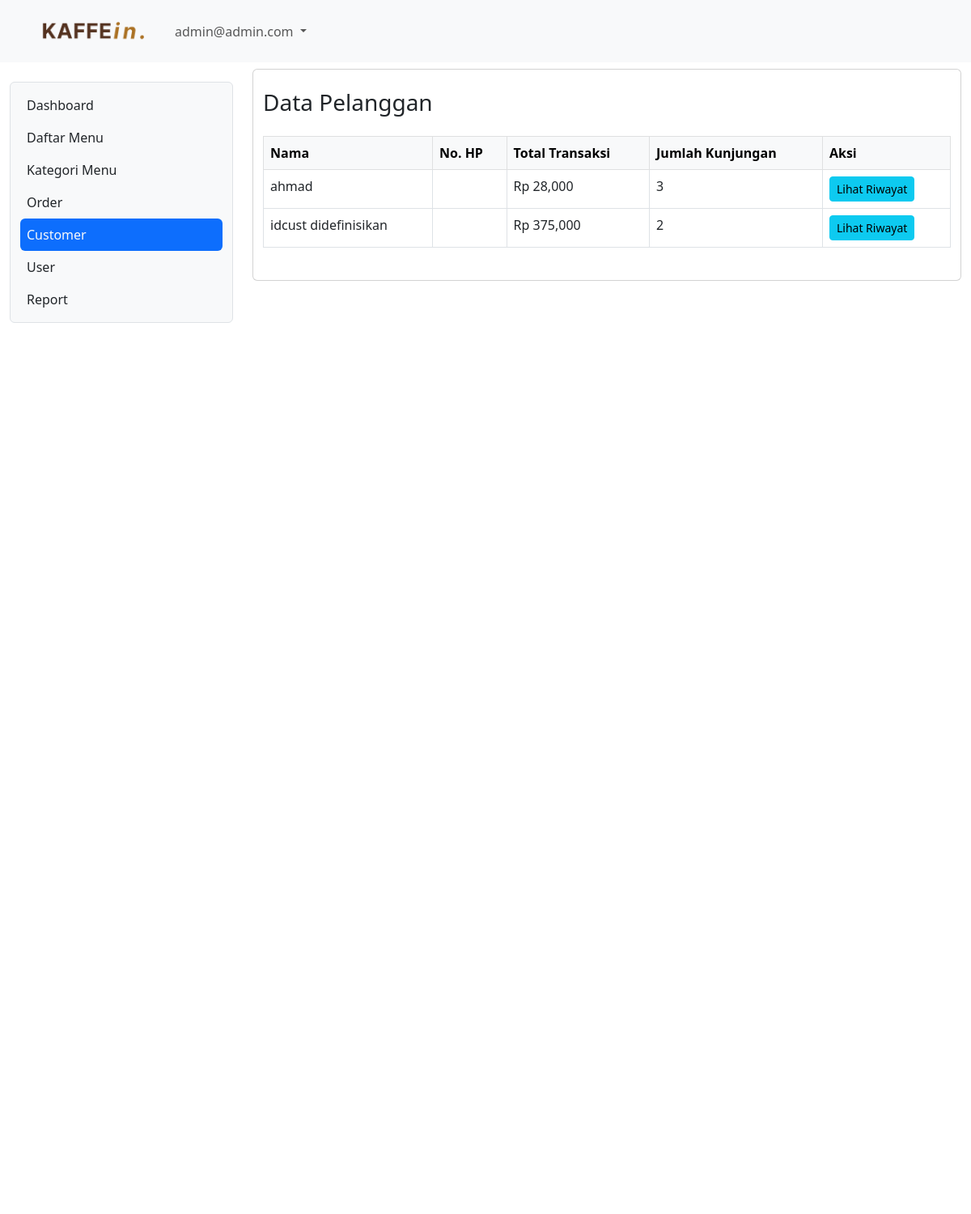
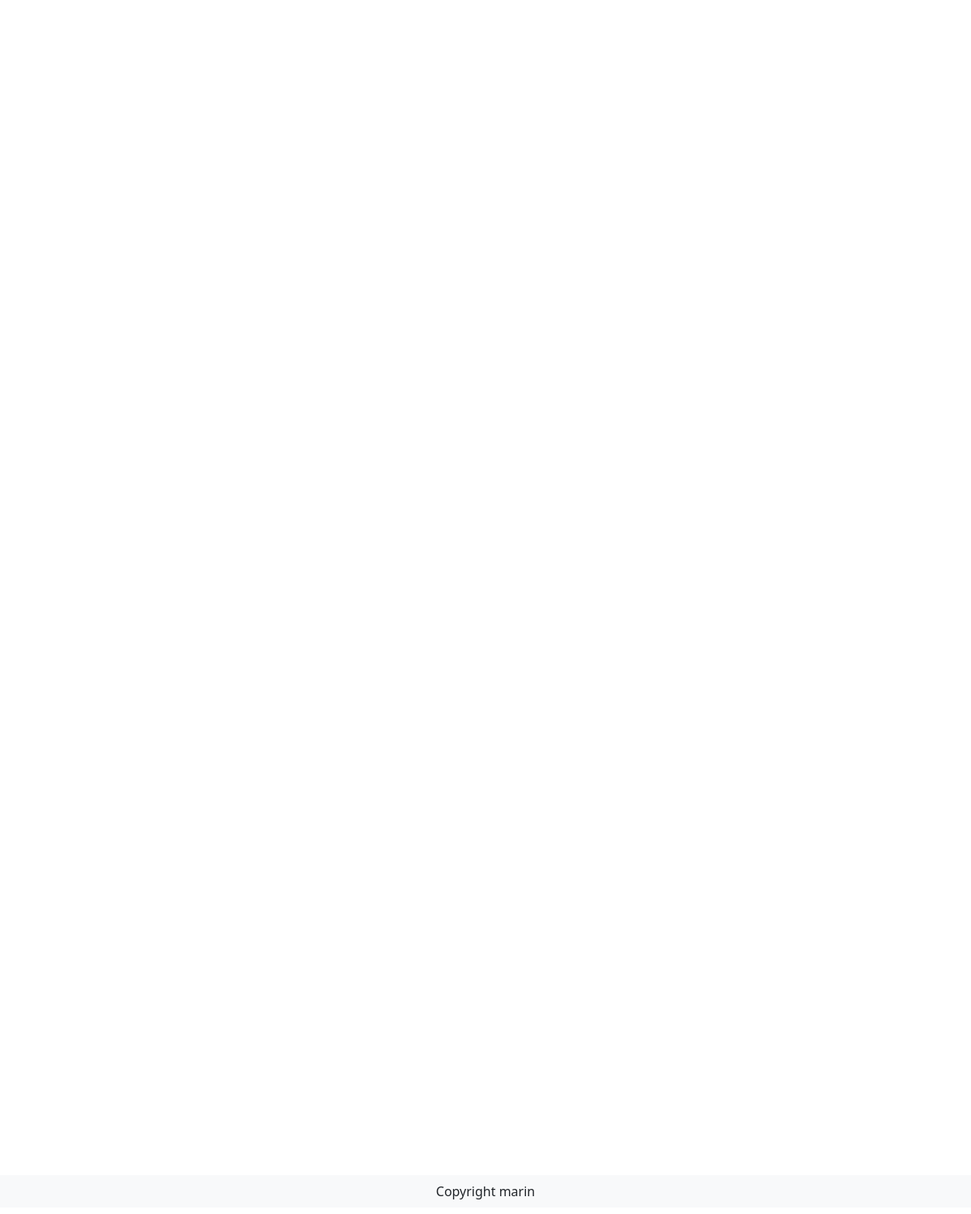
Page /customer (signed in) on the committed database (2 pictures, top to bottom).
### tables this page shows
CREATE TABLE `tb_user` (
  `id` int(11) NOT NULL,
  `nama` varchar(200) DEFAULT NULL,
  `username` varchar(200) DEFAULT NULL,
  `password` varchar(200) DEFAULT NULL,
  `level` int(1) DEFAULT NULL,
  `nohp` varchar(15) DEFAULT NULL,
  `alamat` varchar(300) DEFAULT NULL
);

CREATE TABLE `tb_customer` (
  `id_customer` int(11) NOT NULL,
  `nama` varchar(100) DEFAULT NULL,
  `no_hp` varchar(20) DEFAULT NULL,
  `total_transaksi` int(11) DEFAULT 0,
  `jumlah_kunjungan` int(11) DEFAULT 0
);

### customer.php (the view, shortened to what this page needs)
<div class="col-lg-9 mt-2">
  <div class="card">
<div class="container py-4">
  <h3 class="mb-4">Data Pelanggan</h3>
  <table class="table table-bordered">
    <thead class="table-light">
      <tr>
        <th>Nama</th>
        <th>No. HP</th>
        <th>Total Transaksi</th>
        <th>Jumlah Kunjungan</th>
        <th>Aksi</th>
      </tr>
    </thead>
    <tbody>
      <?php
      $pelanggan = mysqli_query($conn, "SELECT * FROM tb_customer");
      while ($p = mysqli_fetch_assoc($pelanggan)) {
        echo "<tr>
                <td>{$p['nama']}</td>
                <td>{$p['no_hp']}</td>
                <td>Rp " . number_format($p['total_transaksi']) . "</td>
                <td>{$p['jumlah_kunjungan']}</td>
                <td><button class='btn btn-info btn-sm' data-bs-toggle='modal' data-bs-target='#riwayat{$p['id_customer']}'>Lihat Riwayat</button></td>
              </tr>";
      }
      ?>
    </tbody>
  </table>
</div>

### header.php (shortened to what this page needs)
<!DOCTYPE html>
<html lang="en">
<head>
    <link href="https://cdn.jsdelivr.net/npm/bootstrap@5.3.0/dist/css/bootstrap.min.css" rel="stylesheet">
</head>
<body>
    <nav class="navbar navbar-expand bg-body-tertiary sticky-top">
        <div class="container-lg">
            <img class="navbar-brand" src="kefein.png" width="150px" href="#"></img>
            <div class="collapse navbar-collapse justify-content-end" id="navbarSupportedContent">
                <ul class="navbar-nav me-auto mb-2 mb-lg-0">
                    <li class="nav-item dropdown">
                        <a class="nav-link dropdown-toggle nav-menu-end" href="#" role="button" data-bs-toggle="dropdown" aria-expanded="false">
                            <?php echo $hasil['username']; ?>
                        </a>
                    </li>
                </ul>
            </div>
        </div>
    </nav>
</body>
</html>

### rows in the picture
tb_user: username "admin@admin.com"
tb_customer: nama "ahmad", total_transaksi "28,000", jumlah_kunjungan "3"
tb_customer: nama "idcust didefinisikan", total_transaksi "375,000", jumlah_kunjungan "2"
